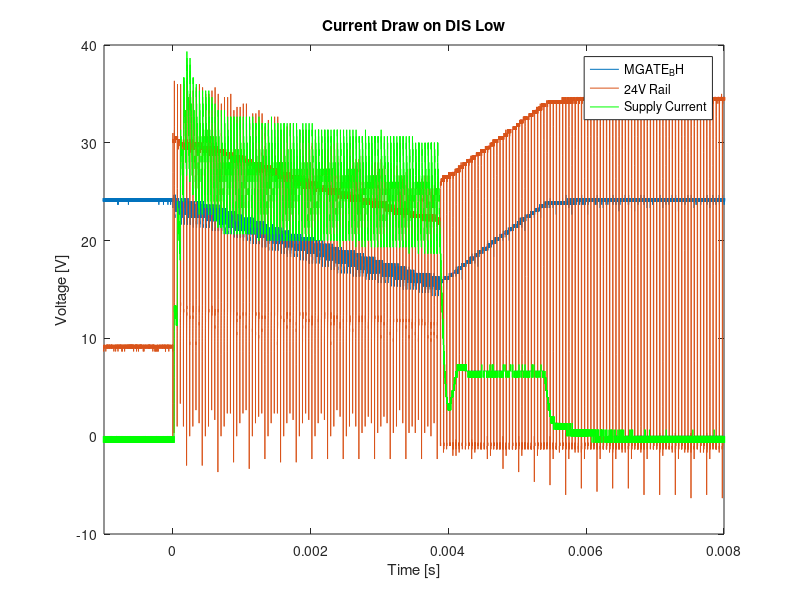
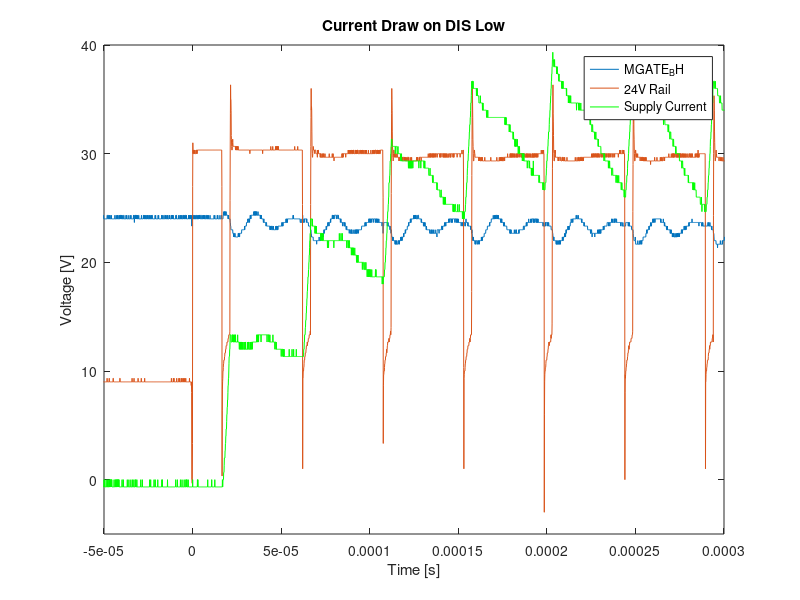
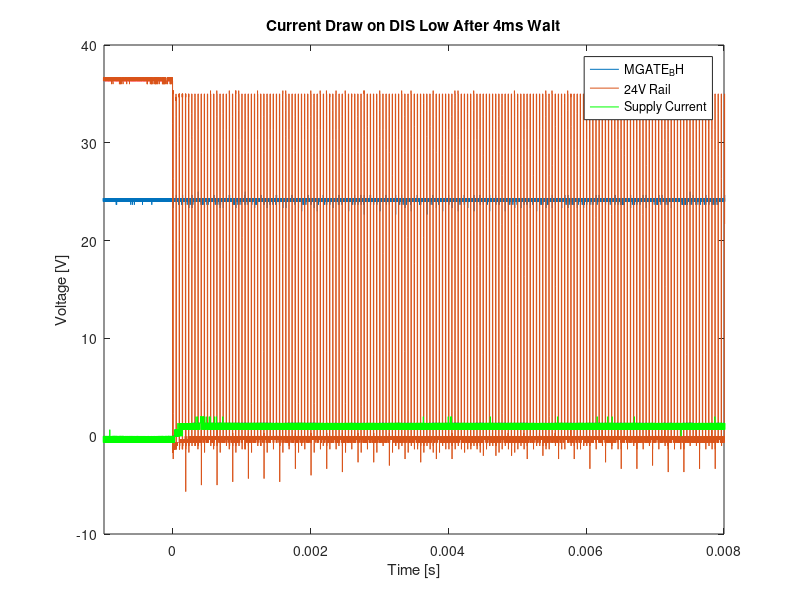

The MATLAB script that drew these images, in order:
clear; close all; clc;

to_tikz = 0;

C1_load = csvread('C1start-current-rails-w-load00000.txt',5,0);
C2_load = csvread('C2start-current-rails-w-load00000.txt',5,0);
C3_load = csvread('C3start-current-rails-w-load00000.txt',5,0);
C4_load = csvread('C4start-current-rails-w-load00000.txt',5,0);

t = C1_load(:,1);

figure();
plot(t,C1_load(:,2),t,C2_load(:,2),t,C4_load(:,2),'g')
title('Current Draw on DIS Low')
xlabel('Time [s]')
ylabel('Voltage [V]')
legend('MGATE_BH','24V Rail','Supply Current');

xlim([-1*10^-3 8*10^-3]);

if to_tikz == 1
    cleanfigure()
    matlab2tikz('current_w_load.tex');
end

figure();
plot(t,C1_load(:,2),t,C2_load(:,2),t,C4_load(:,2),'g')
title('Current Draw on DIS Low')
xlabel('Time [s]')
ylabel('Voltage [V]')
xlim([-0.5*10^-4 3*10^-4]);
ylim([-5 40])
 
legend('MGATE_BH','24V Rail','Supply Current');

if to_tikz == 1
    cleanfigure()
    matlab2tikz('current_w_load_closeup.tex');
end

C1_load_slow = csvread('C1start-current-rails-w-load-slowstart00000.txt',5,0);
C2_load_slow = csvread('C2start-current-rails-w-load-slowstart00000.txt',5,0);
C3_load_slow = csvread('C3start-current-rails-w-load-slowstart00000.txt',5,0);
C4_load_slow = csvread('C4start-current-rails-w-load-slowstart00000.txt',5,0);

t = C1_load_slow(:,1);

figure();
plot(t,C1_load_slow(:,2),t,C2_load_slow(:,2),t,C4_load_slow(:,2),'g')
title('Current Draw on DIS Low After 4ms Wait')
xlabel('Time [s]')
ylabel('Voltage [V]')
xlim([-1*10^-3 8*10^-3]);
 
legend('MGATE_BH','24V Rail','Supply Current');

if to_tikz == 1
    cleanfigure()
    matlab2tikz('current_w_load_slow.tex');
end
